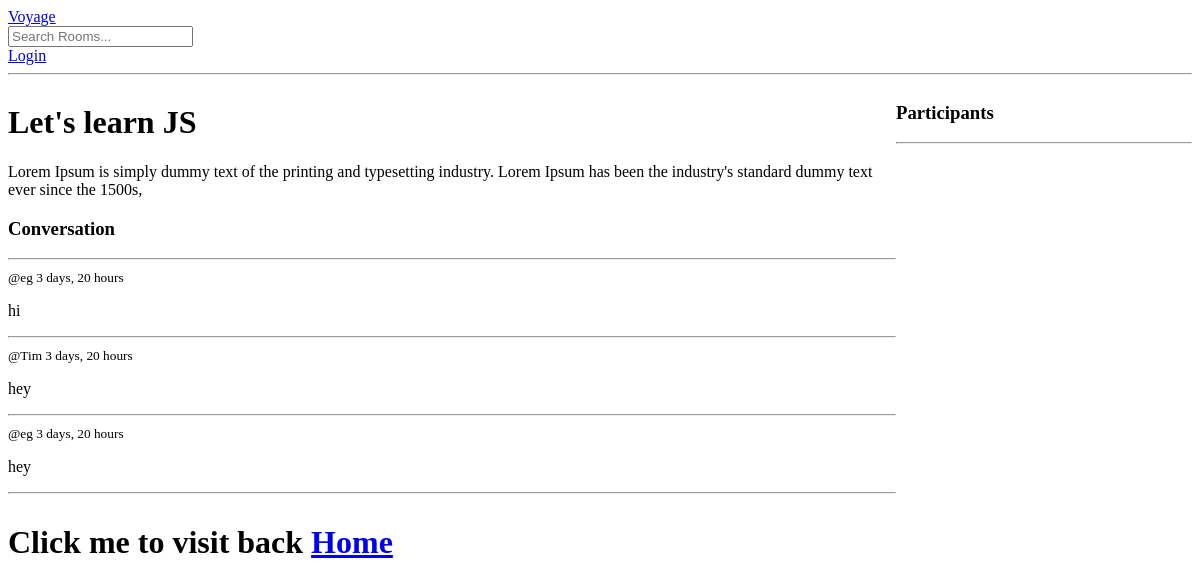
The page /room/1/ on the database as committed earlier.
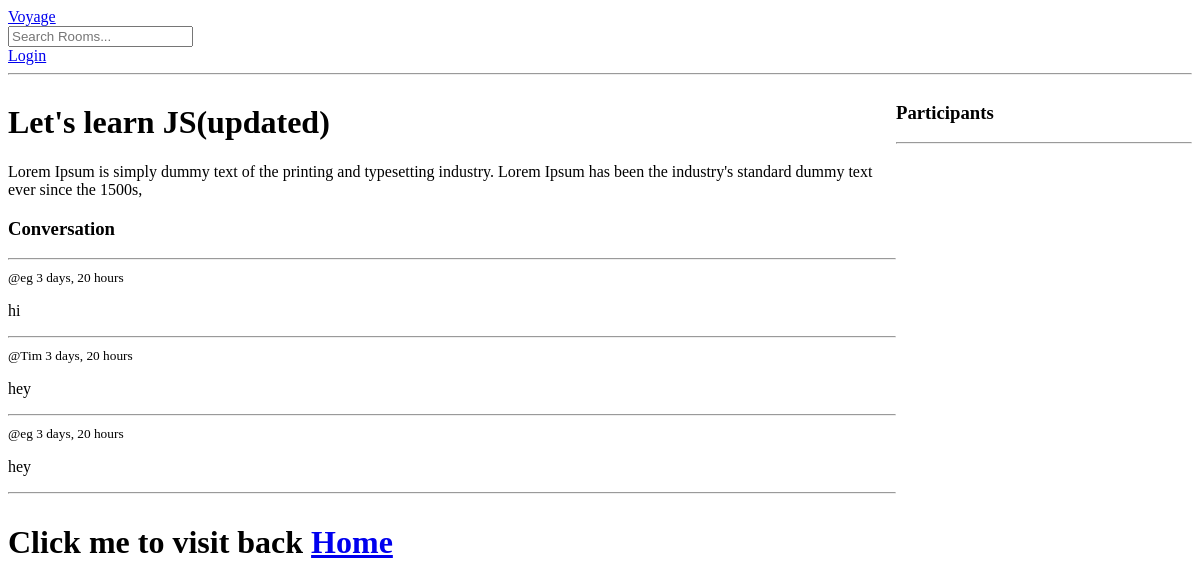
The same page on the database as committed later.
### foot/models.py (models this page shows, shortened)
class Room (models.Model):
    host = models.ForeignKey(User, on_delete=models.SET_NULL, null=True)
    topic = models.ForeignKey(Topic, on_delete=models.SET_NULL, null=True)
    name = models.CharField(max_length=200)
    description = models.TextField(null=True, blank=True)
    participants = models.ManyToManyField(User, related_name='participants', blank=True)
    updated = models.DateTimeField(auto_now=True)
    created = models.DateTimeField(auto_now_add=True)
    class Meta:
        ordering = ['-updated', '-created']

### foot/views.py (the view, shortened to what this page needs)
# urls.py: path('room/<str:pk>/', views.room, name="room"),
def room(request, pk):
    room = Room.objects.get(id=pk)
    room_messages = room.message_set.all().order_by('-created')
    participants = room.participants .all()
    context = {'room':room, 'room_messages':room_messages, 'participants':participants}
    return  render(request, 'foot/room.html', context)

### foot/templates/foot/room.html (shortened to what this page needs)
{% extends 'main.html' %}
{% block content %}
  <div class="room-container">
    <div>
      <h1>{{ room.name }}</h1>
      <p>{{ room.description }}</p>
      <div class="comment-wrapper">
        <h3>Conversation</h3>
        <hr />
        {% for message in room_messages %}
          <div>
             <small>@{{ message.user }} {{ message.created|timesince }}</small>
            <p>{{ message.body }}</p>
            <hr />
          </div>
        {% endfor %}
      </div>
    </div>
    <div>
        <h3>Participants</h3>
        <hr>
    </div>
  </div>
  <h1>Click me to visit back <a href="/">Home</a></h1>
{% endblock %}

Rows that differ between the two databases and show on the page:
changed Room: name "Let's learn JS" → "Let's learn JS(updated)"
